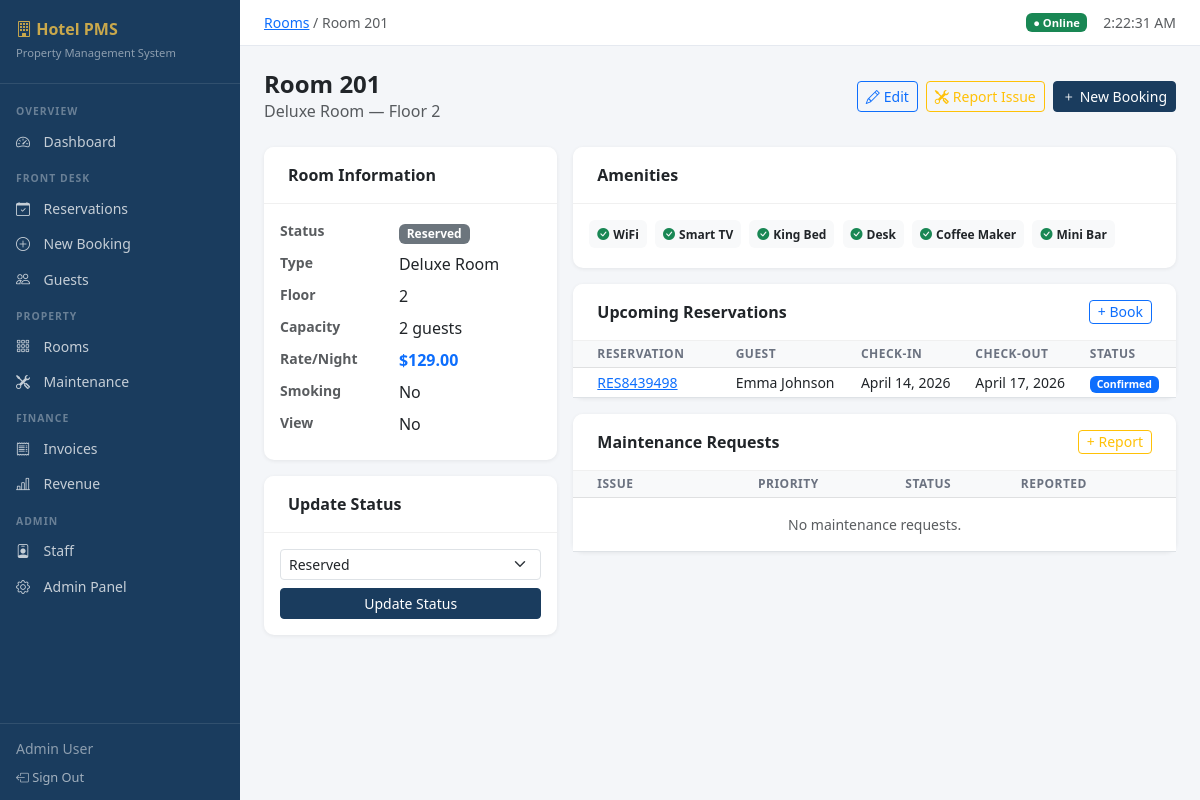
/rooms/6/ (signed in), run on the app's committed database.
### rooms/models.py (models this page shows, shortened)
class Room(models.Model):
    STATUS_CHOICES = [
        ('available', 'Available'),
        ('occupied', 'Occupied'),
        ('maintenance', 'Under Maintenance'),
        ('cleaning', 'Being Cleaned'),
        ('reserved', 'Reserved'),
    ]
    FLOOR_CHOICES = [(i, f'Floor {i}') for i in range(1, 21)]
    number = models.CharField(max_length=10, unique=True)
    room_type = models.ForeignKey(RoomType, on_delete=models.PROTECT, related_name='rooms')
    floor = models.PositiveIntegerField(choices=FLOOR_CHOICES, default=1)
    status = models.CharField(max_length=20, choices=STATUS_CHOICES, default='available')
    notes = models.TextField(blank=True)
    is_smoking = models.BooleanField(default=False)
    has_view = models.BooleanField(default=False)
    price_override = models.DecimalField(
        max_digits=10, decimal_places=2, null=True, blank=True,
        help_text="Override base price for this specific room"
    )
    last_cleaned = models.DateTimeField(null=True, blank=True)
    created_at = models.DateTimeField(auto_now_add=True)
    updated_at = models.DateTimeField(auto_now=True)
    class Meta:
        ordering = ['number']
    @property
    def current_price(self):
        return self.price_override if self.price_override else self.room_type.base_price

class RoomType(models.Model):
    name = models.CharField(max_length=100)
    description = models.TextField(blank=True)
    base_price = models.DecimalField(max_digits=10, decimal_places=2)
    capacity = models.PositiveIntegerField(default=2)
    amenities = models.TextField(blank=True, help_text="Comma-separated list of amenities")
    def amenities_list(self):
        return [a.strip() for a in self.amenities.split(',') if a.strip()]

### reservations/models.py (models this page shows, shortened)
class Reservation(models.Model):
    STATUS_CHOICES = [
        ('pending', 'Pending'),
        ('confirmed', 'Confirmed'),
        ('checked_in', 'Checked In'),
        ('checked_out', 'Checked Out'),
        ('cancelled', 'Cancelled'),
        ('no_show', 'No Show'),
    ]
    SOURCE_CHOICES = [
        ('direct', 'Direct / Walk-in'),
        ('phone', 'Phone'),
        ('email', 'Email'),
        ('website', 'Website'),
        ('ota', 'OTA (Booking.com, Expedia)'),
        ('travel_agent', 'Travel Agent'),
        ('corporate', 'Corporate'),
    ]
    reservation_number = models.CharField(max_length=20, unique=True, blank=True)
    guest = models.ForeignKey('guests.Guest', on_delete=models.PROTECT, related_name='reservations')
    room = models.ForeignKey('rooms.Room', on_delete=models.PROTECT, related_name='reservations')
    status = models.CharField(max_length=15, choices=STATUS_CHOICES, default='pending')
    check_in = models.DateField()
    check_out = models.DateField()
    actual_check_in = models.DateTimeField(null=True, blank=True)
    actual_check_out = models.DateTimeField(null=True, blank=True)
    adults = models.PositiveIntegerField(default=1)
    children = models.PositiveIntegerField(default=0)
    rate_per_night = models.DecimalField(max_digits=10, decimal_places=2)
    discount_percent = models.DecimalField(max_digits=5, decimal_places=2, default=0)
    source = models.CharField(max_length=20, choices=SOURCE_CHOICES, default='direct')
    special_requests = models.TextField(blank=True)
    internal_notes = models.TextField(blank=True)
    created_by = models.ForeignKey(
        'auth.User', on_delete=models.SET_NULL, null=True, related_name='created_reservations'
    )
    created_at = models.DateTimeField(auto_now_add=True)
    updated_at = models.DateTimeField(auto_now=True)
    class Meta:
        ordering = ['-created_at']

### guests/models.py (models this page shows, shortened)
class Guest(models.Model):
    ID_TYPE_CHOICES = [
        ('passport', 'Passport'),
        ('national_id', 'National ID'),
        ('driving_license', "Driver's License"),
        ('other', 'Other'),
    ]
    first_name = models.CharField(max_length=100)
    last_name = models.CharField(max_length=100)
    email = models.EmailField(unique=True)
    phone = models.CharField(max_length=20)
    date_of_birth = models.DateField(null=True, blank=True)
    nationality = models.CharField(max_length=100, blank=True)
    id_type = models.CharField(max_length=20, choices=ID_TYPE_CHOICES, default='passport')
    id_number = models.CharField(max_length=50, blank=True)
    address_line1 = models.CharField(max_length=200, blank=True)
    address_line2 = models.CharField(max_length=200, blank=True)
    city = models.CharField(max_length=100, blank=True)
    country = models.CharField(max_length=100, blank=True)
    postal_code = models.CharField(max_length=20, blank=True)
    preferences = models.TextField(blank=True, help_text="Special requests or preferences")
    vip_status = models.BooleanField(default=False)
    blacklisted = models.BooleanField(default=False)
    blacklist_reason = models.TextField(blank=True)
    created_at = models.DateTimeField(auto_now_add=True)
    updated_at = models.DateTimeField(auto_now=True)
    class Meta:
        ordering = ['last_name', 'first_name']
    @property
    def full_name(self):
        return f"{self.first_name} {self.last_name}"

### rooms/views.py (the view)
# urls.py: path('<int:pk>/', views.room_detail, name='room_detail'),
@login_required
def room_detail(request, pk):
    room = get_object_or_404(Room, pk=pk)
    upcoming = room.reservations.filter(status__in=['confirmed', 'pending']).order_by('check_in')[:5]
    maintenance = room.maintenance_requests.order_by('-created_at')[:5]
    return render(request, 'rooms/room_detail.html', {
        'room': room,
        'upcoming_reservations': upcoming,
        'maintenance_requests': maintenance,
    })

### templates/rooms/room_detail.html (shortened to what this page needs)
{% extends "base.html" %}
{% block breadcrumb %}<a href="{% url 'room_list' %}">Rooms</a> / Room {{ room.number }}{% endblock %}
{% block content %}
<div class="d-flex justify-content-between align-items-center mb-4">
    <div>
        <h4 class="fw-bold mb-0">Room {{ room.number }}</h4>
        <span class="text-muted">{{ room.room_type.name }} — Floor {{ room.floor }}</span>
    </div>
    <div class="d-flex gap-2">
        <a href="{% url 'room_edit' room.pk %}" class="btn btn-outline-primary btn-sm"><i class="bi bi-pencil me-1"></i>Edit</a>
        <a href="{% url 'maintenance_create_for_room' room.pk %}" class="btn btn-outline-warning btn-sm"><i class="bi bi-tools me-1"></i>Report Issue</a>
        <a href="{% url 'reservation_create' %}?room={{ room.pk }}" class="btn btn-primary btn-sm"><i class="bi bi-plus me-1"></i>New Booking</a>
    </div>
</div>
<div class="row g-3">
    <div class="col-md-4">
        <div class="card mb-3">
            <div class="card-header py-3 px-4">Room Information</div>
            <div class="card-body">
                <dl class="row mb-0">
                    <dt class="col-sm-5 text-muted small">Status</dt>
                    <dd class="col-sm-7">
                        {% if room.status == 'available' %}<span class="badge bg-success">Available</span>
                        {% elif room.status == 'occupied' %}<span class="badge bg-primary">Occupied</span>
                        {% elif room.status == 'maintenance' %}<span class="badge bg-danger">Maintenance</span>
                        {% elif room.status == 'cleaning' %}<span class="badge bg-warning text-dark">Cleaning</span>
                        {% else %}<span class="badge bg-secondary">{{ room.get_status_display }}</span>
                        {% endif %}
                    </dd>
                    <dt class="col-sm-5 text-muted small">Type</dt>
                    <dd class="col-sm-7">{{ room.room_type.name }}</dd>
                    <dt class="col-sm-5 text-muted small">Floor</dt>
                    <dd class="col-sm-7">{{ room.floor }}</dd>
                    <dt class="col-sm-5 text-muted small">Capacity</dt>
                    <dd class="col-sm-7">{{ room.room_type.capacity }} guests</dd>
                    <dt class="col-sm-5 text-muted small">Rate/Night</dt>
                    <dd class="col-sm-7 fw-semibold text-primary">${{ room.current_price }}</dd>
                    <dt class="col-sm-5 text-muted small">Smoking</dt>
                    <dd class="col-sm-7">{% if room.is_smoking %}Yes{% else %}No{% endif %}</dd>
                    <dt class="col-sm-5 text-muted small">View</dt>
                    <dd class="col-sm-7">{% if room.has_view %}Yes{% else %}No{% endif %}</dd>
                </dl>
            </div>
        </div>
        <div class="card">
            <div class="card-header py-3 px-4">Update Status</div>
            <div class="card-body">
                <form method="post" action="{% url 'room_status_update' room.pk %}">
                    <select name="status" class="form-select form-select-sm mb-2">
                        {% for key, label in room.STATUS_CHOICES %}
                        <option value="{{ key }}" {% if room.status == key %}selected{% endif %}>{{ label }}</option>
                        {% endfor %}
                    </select>
                    <button type="submit" class="btn btn-sm btn-primary w-100">Update Status</button>
                </form>
            </div>
        </div>
    </div>
    <div class="col-md-8">
        {% if room.room_type.amenities_list %}
        <div class="card mb-3">
            <div class="card-header py-3 px-4">Amenities</div>
            <div class="card-body">
                {% for amenity in room.room_type.amenities_list %}
                <span class="badge bg-light text-dark me-1 mb-1 p-2"><i class="bi bi-check-circle-fill text-success me-1"></i>{{ amenity }}</span>
                {% endfor %}
            </div>
        </div>
        {% endif %}
        <div class="card mb-3">
            <div class="card-header py-3 px-4 d-flex justify-content-between">
                <span>Upcoming Reservations</span>
                <a href="{% url 'reservation_create' %}?room={{ room.pk }}" class="btn btn-sm btn-outline-primary py-0">+ Book</a>
            </div>
            <div class="table-responsive">
                <table class="table table-sm mb-0">
                    <thead class="table-light">
                        <tr><th class="px-4">Reservation</th><th>Guest</th><th>Check-in</th><th>Check-out</th><th>Status</th></tr>
                    </thead>
                    <tbody>
                        {% for res in upcoming_reservations %}
                        <tr>
                            <td class="px-4"><a href="{% url 'reservation_detail' res.pk %}">{{ res.reservation_number }}</a></td>
                            <td>{{ res.guest.full_name }}</td>
                            <td>{{ res.check_in }}</td>
                            <td>{{ res.check_out }}</td>
                            <td><span class="badge bg-primary">{{ res.get_status_display }}</span></td>
                        </tr>
                        {% empty %}
                        <tr><td colspan="5" class="text-muted text-center py-3">No upcoming reservations.</td></tr>
                        {% endfor %}
                    </tbody>
                </table>
            </div>
        </div>
        <div class="card">
            <div class="card-header py-3 px-4 d-flex justify-content-between">
                <span>Maintenance Requests</span>
                <a href="{% url 'maintenance_create_for_room' room.pk %}" class="btn btn-sm btn-outline-warning py-0">+ Report</a>
            </div>
            <div class="table-responsive">
                <table class="table table-sm mb-0">
                    <thead class="table-light">
                        <tr><th class="px-4">Issue</th><th>Priority</th><th>Status</th><th>Reported</th></tr>
                    </thead>
                    <tbody>
                        {% for mr in maintenance_requests %}
                        <tr>
                            <td class="px-4">{{ mr.title }}</td>
                            <td>
                                {% if mr.priority == 'urgent' %}<span class="badge bg-danger">Urgent</span>
                                {% elif mr.priority == 'high' %}<span class="badge bg-warning text-dark">High</span>
                                {% else %}<span class="badge bg-light text-dark">{{ mr.get_priority_display }}</span>
                                {% endif %}
                            </td>
                            <td><span class="badge bg-secondary">{{ mr.get_status_display }}</span></td>
                            <td>{{ mr.created_at|date:"M j" }}</td>
                        </tr>
                        {% empty %}
                        <tr><td colspan="4" class="text-muted text-center py-3">No maintenance requests.</td></tr>
                        {% endfor %}
                    </tbody>
                </table>
            </div>
        </div>
    </div>
</div>
{% endblock %}

### templates/base.html (shortened to what this page needs)
<!DOCTYPE html>
<html lang="en">
<head>
    <link href="https://cdn.jsdelivr.net/npm/bootstrap@5.3.0/dist/css/bootstrap.min.css" rel="stylesheet">
    <link href="https://cdn.jsdelivr.net/npm/bootstrap-icons@1.11.0/font/bootstrap-icons.css" rel="stylesheet">
</head>
<body>
{% if user.is_authenticated %}
<div class="sidebar">
    <div class="sidebar-brand">
        <h5><i class="bi bi-building"></i> Hotel PMS</h5>
        <small>Property Management System</small>
    </div>
    <nav class="sidebar-nav">
        <div class="nav-section-label">Overview</div>
        <a href="{% url 'dashboard' %}" class="nav-link {% if request.resolver_match.url_name == 'dashboard' %}active{% endif %}"><i class="bi bi-speedometer2"></i> Dashboard</a>
        <div class="nav-section-label">Front Desk</div>
        <a href="{% url 'reservation_list' %}" class="nav-link"><i class="bi bi-calendar-check"></i> Reservations</a>
        <a href="{% url 'reservation_create' %}" class="nav-link"><i class="bi bi-plus-circle"></i> New Booking</a>
        <a href="{% url 'guest_list' %}" class="nav-link"><i class="bi bi-people"></i> Guests</a>
        <div class="nav-section-label">Property</div>
        <a href="{% url 'room_list' %}" class="nav-link"><i class="bi bi-grid-3x3-gap"></i> Rooms</a>
        <a href="{% url 'maintenance_list' %}" class="nav-link"><i class="bi bi-tools"></i> Maintenance</a>
        <div class="nav-section-label">Finance</div>
        <a href="{% url 'invoice_list' %}" class="nav-link"><i class="bi bi-receipt"></i> Invoices</a>
        <a href="{% url 'revenue_report' %}" class="nav-link"><i class="bi bi-bar-chart-line"></i> Revenue</a>
        <div class="nav-section-label">Admin</div>
        <a href="{% url 'staff_list' %}" class="nav-link"><i class="bi bi-person-badge"></i> Staff</a>
        <a href="/admin/" class="nav-link"><i class="bi bi-gear"></i> Admin Panel</a>
    </nav>
    <div class="sidebar-footer">
        <div class="mb-1"><small class="text-white-50">{{ user.get_full_name|default:user.username }}</small></div>
        <a href="{% url 'staff_logout' %}"><i class="bi bi-box-arrow-left"></i> Sign Out</a>
    </div>
</div>
{% endif %}
<div class="{% if user.is_authenticated %}main-content{% endif %}">
    {% if user.is_authenticated %}
    <div class="topbar">
        <small class="text-muted">{% block breadcrumb %}{% endblock %}</small>
        <div class="d-flex align-items-center gap-3">
            <span class="badge bg-success" style="font-size:0.7rem;">● Online</span>
            <small class="text-muted" id="clock"></small>
        </div>
    </div>
    {% endif %}
    <div class="{% if user.is_authenticated %}page-content{% endif %}">
        {% block content %}{% endblock %}
    </div>
</div>
</body>
</html>

### data on the page
Room: number "201", room_type.name "Deluxe Room", floor "2", status "Reserved", room_type.capacity "2", current_price "129.00"
Reservation: reservation_number "RES8439498", guest.full_name "Emma Johnson", check_in "April 14, 2026", check_out "April 17, 2026", status "Confirmed"

### other printed values
{{ user.get_full_name|default:user.username }} "Admin User"
{{ amenity }} "WiFi" "Smart TV" "King Bed" "Desk" "Coffee Maker" "Mini Bar"
